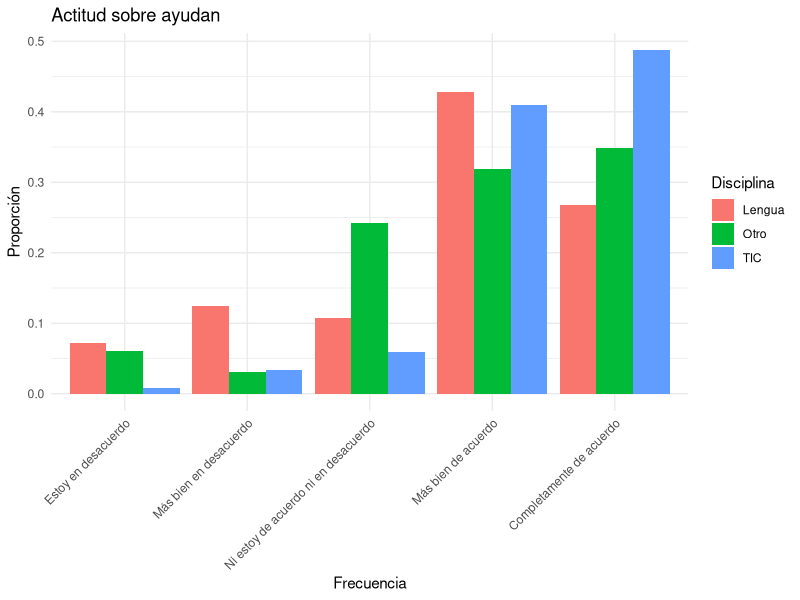
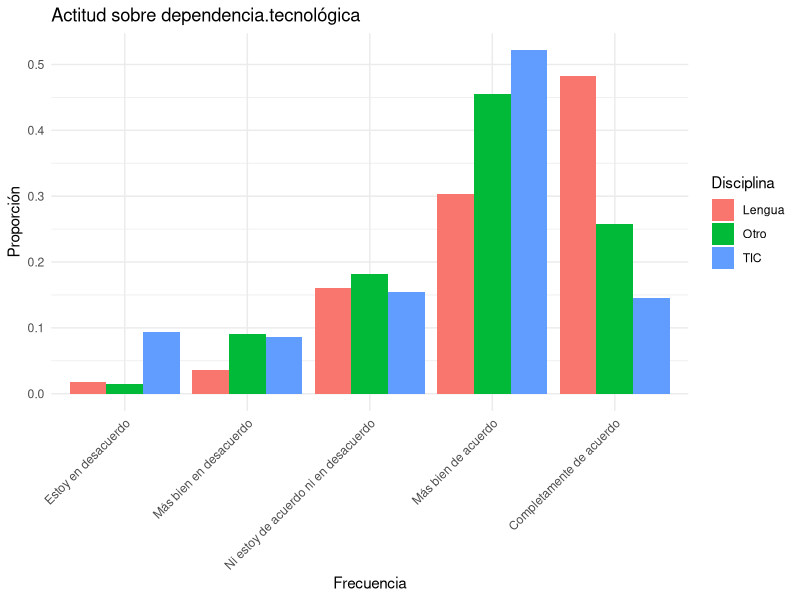
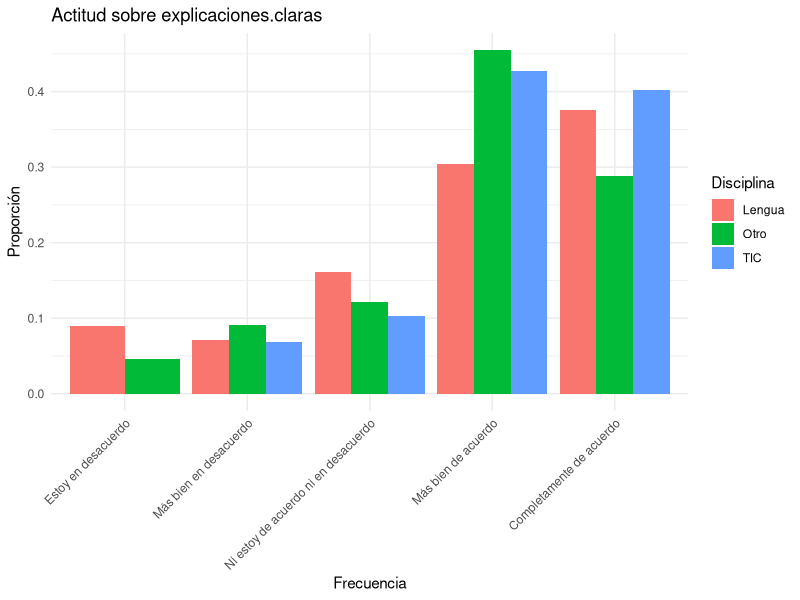
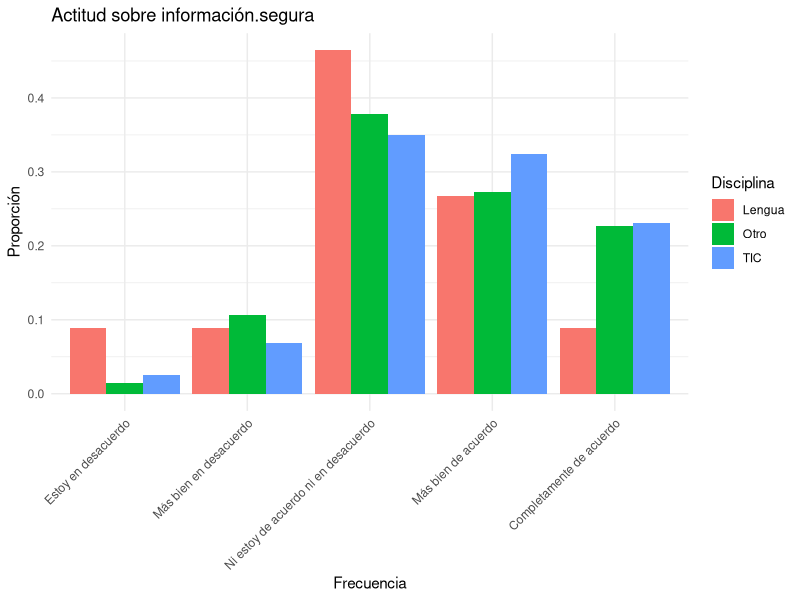
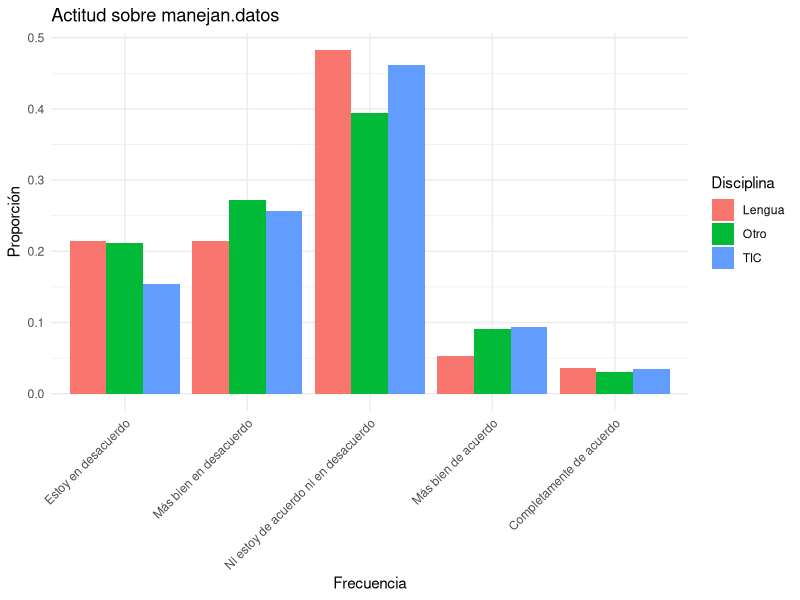
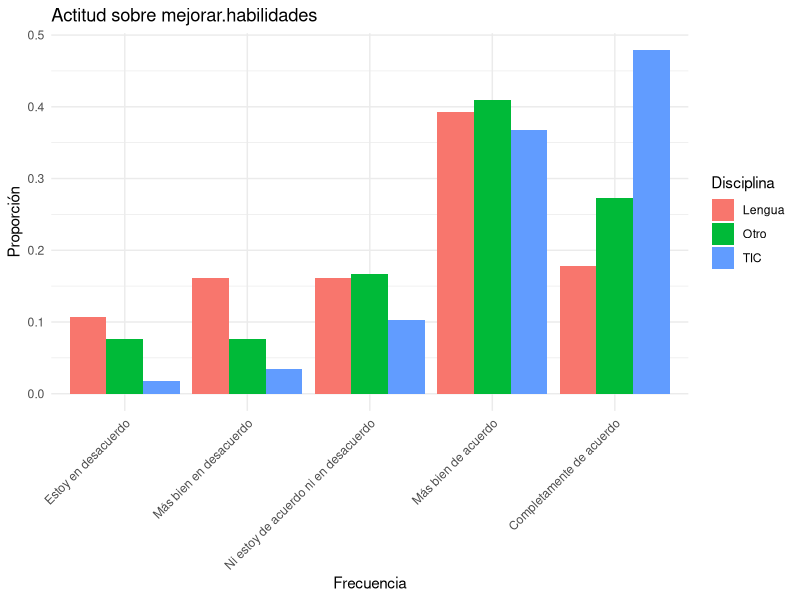
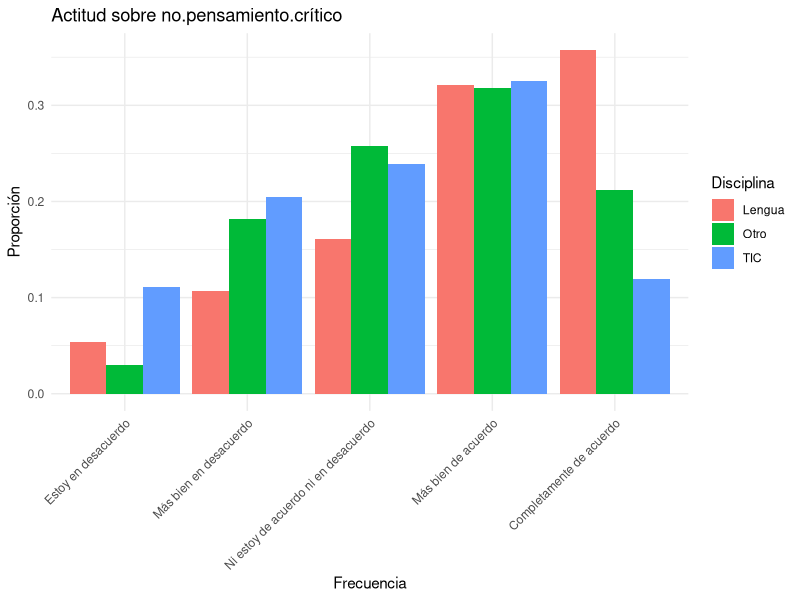
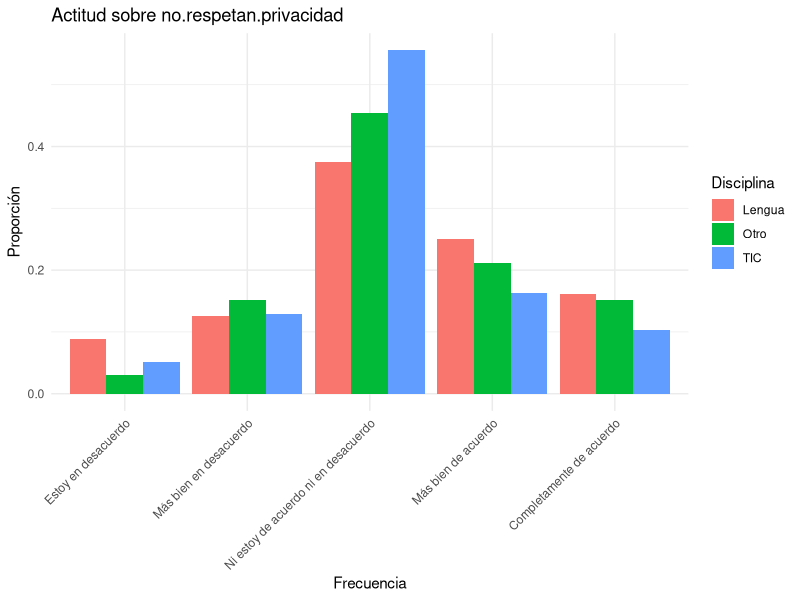

The R script that drew these images, in order:
library(ggplot2)
library(dplyr)

frecuencias_data <- read.csv("data/actitudes.csv", header = TRUE, na.strings="", sep = ";")

columnas <- strsplit("ayudan;dependencia-tecnológica;explicaciones-claras;información-segura;manejan-datos;mejorar-habilidades;no-pensamiento-crítico;no-respetan-privacidad;parte-integral;respuestas-confiables;ético", ";")

for ( i in columnas[[1]] ) {
  # Change _ in i to .
  i <- gsub("-", ".", i)
  frecuencias_uso_data  <-  data.frame(Disciplina = frecuencias_data$Disciplina,
                                       frecuencias_data[i])

  porcentajes_data <-  frecuencias_uso_data %>% group_by(Disciplina,.data[[i]]) %>%
    summarise(Número = n()) %>%
  mutate(Proporción = Número / sum(Número))

  porcentajes_data$Frecuencia <- factor(porcentajes_data[[i]],
                                      levels = c("Estoy en desacuerdo", "Más bien en desacuerdo","Ni estoy de acuerdo ni en desacuerdo", "Más bien de acuerdo", "Completamente de acuerdo" ))

  ggplot(porcentajes_data, aes(x=Frecuencia, fill=Disciplina, y = Proporción)) +
    geom_bar( stat="identity", position="dodge") +
    labs(title=paste0("Actitud sobre ",i), x="Frecuencia", y="Proporción") +
    theme_minimal() +
  theme(axis.text.x = element_text(angle = 45, hjust = 1))
  ggsave(paste0("figures/actitudes-",i, ".png"), width = 10, height = 6)

  frecuencia_tabla <- table( unname(unlist(frecuencias_data[i])), frecuencias_data$Disciplina)
  chisq_frecuencia <- chisq.test(frecuencia_tabla)
  if ( chisq_frecuencia$p.value < 0.05 ) {
    cat("✅ La prueba de chi-cuadrado indica que hay una diferencia significativa en la actitud 📈", i, "📈 con p-value ", chisq_frecuencia$p.value,"\n")
  }
}

